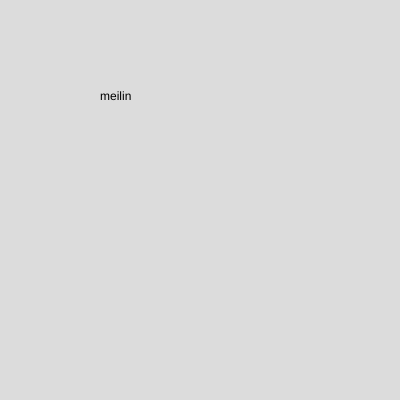
Frame 1 (no input)
Frame 60 (no input): identical to frame 1, image omitted
Frame 120 (the mouse pressed at the canvas centre since frame 60): identical to frame 1, image omitted

The p5.js sketch that drew this single still picture (run headless with seeded random() and noise() and a simulated clock; from frame 60 on, the mouse is pressed at the canvas centre):

// p5.js sketch
// ── sketch.js
let arr = ["meilin", "ambika", "oshin", "saumya", "agat", "yugen"]
let w = 0;

function setup() {
  createCanvas(400, 400);


}

function draw() {
  background(220);
  text(arr[w], 100, 100)

}

function keyPressed() {
  if (w < arr.length - 1) {
    w++
  } else {
    w = 0
  }
}
